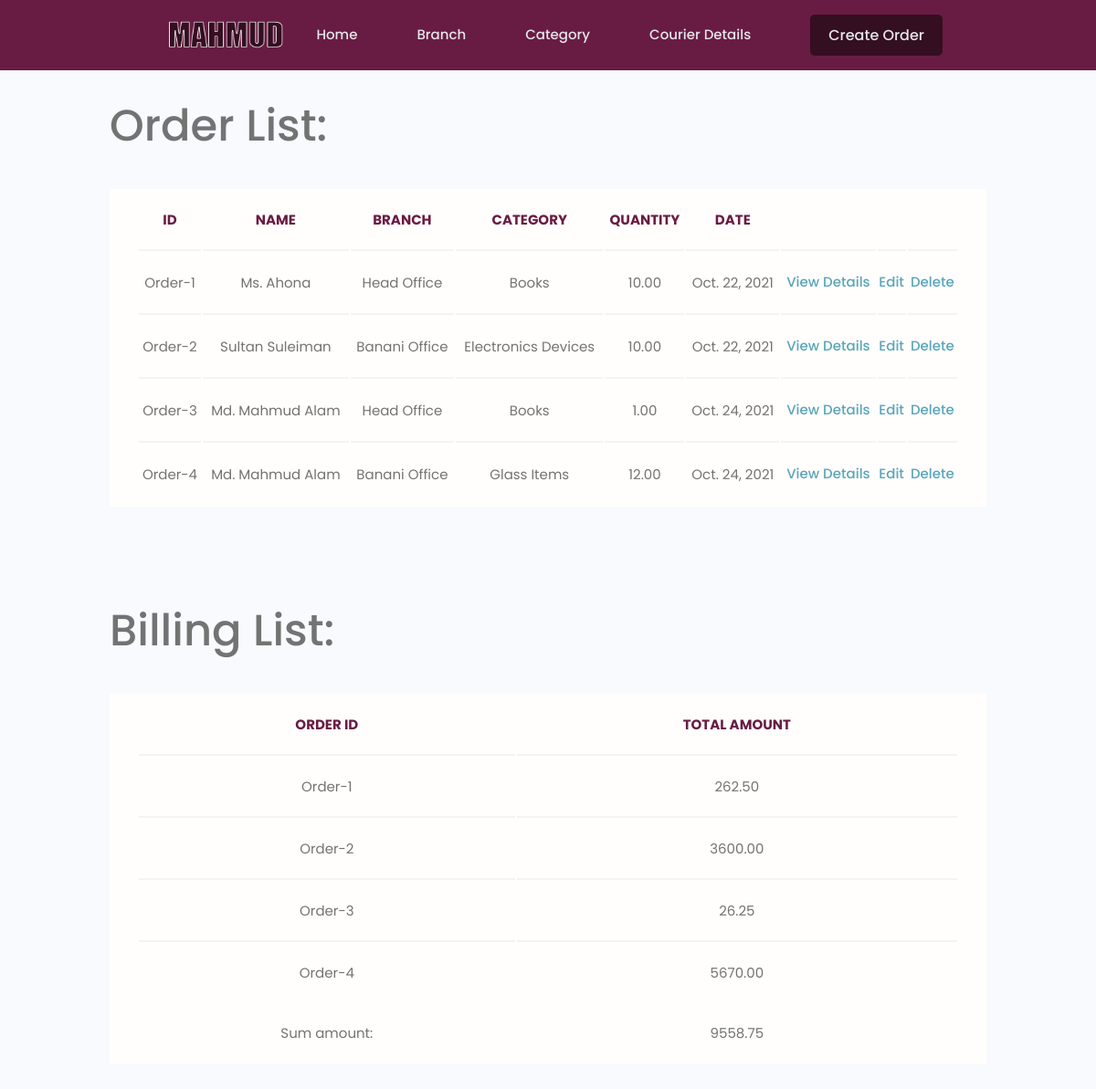
/courier-details/, run on an earlier commit of the app's database.
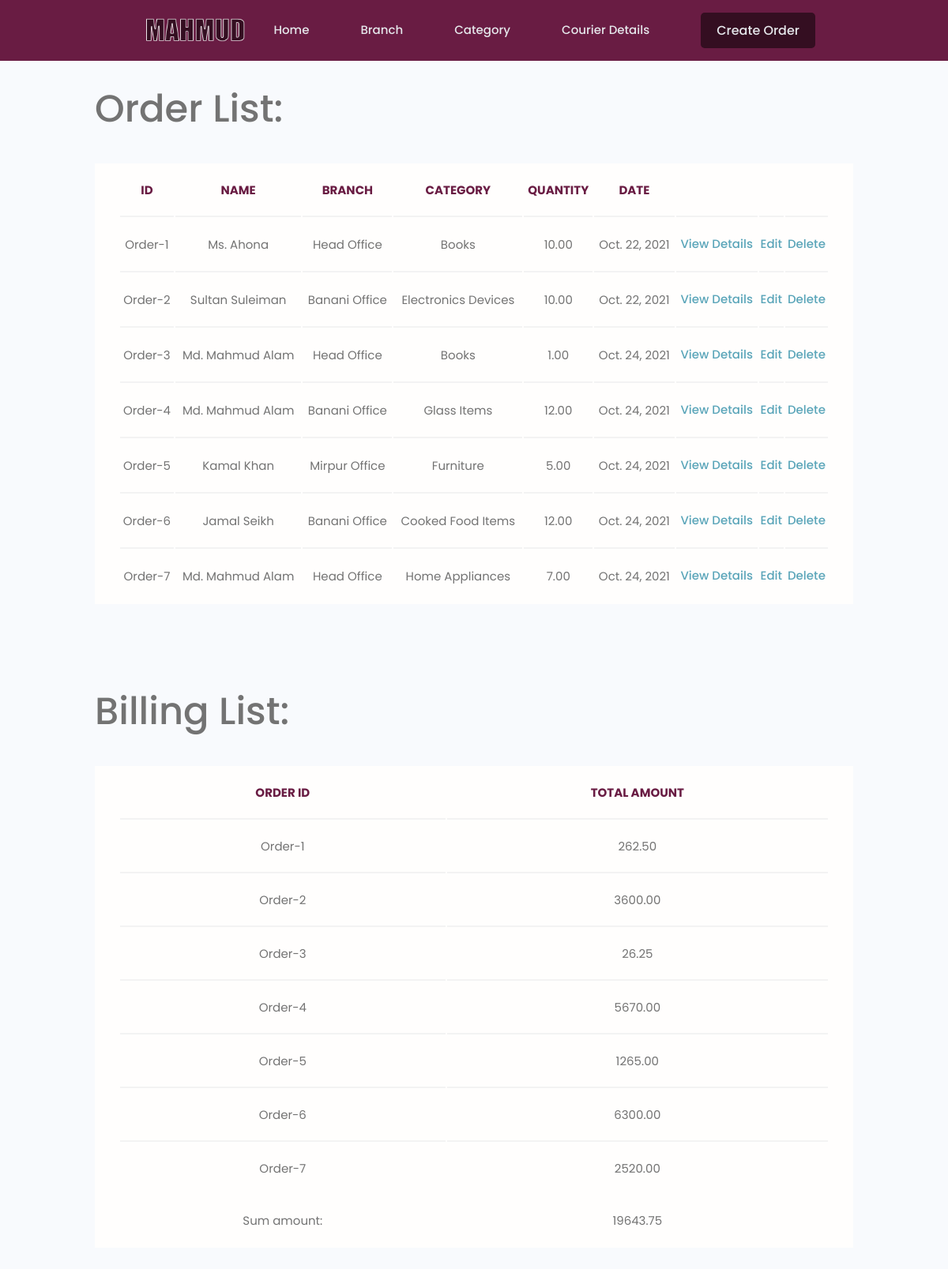
And on a later commit of the database.
### category/models.py (models this page shows, shortened)
class Order(models.Model):
    GENDER_TYPE = (
        ('male','male'),
        ('female','female'),
        ('others','others')
    )
    order_id = models.CharField(max_length=20, unique=True, primary_key=True, default='Order-')
    customer_name = models.CharField(max_length=200)
    customer_image = models.ImageField(null=True, blank=True, default='default.jpg')
    customer_phone = models.CharField(max_length=200, null=True,blank=True, default='+880')
    customer_address = models.TextField(null=True,blank=True)
    customer_gender = models.CharField(max_length=50,choices=GENDER_TYPE, null=True,blank=True)
    branch_name = models.ForeignKey(Branch, on_delete=models.CASCADE)
    category = models.ForeignKey(Category, on_delete=models.CASCADE)
    quantity = models.DecimalField(max_digits=10, decimal_places=2, default=1)
    order_date = models.DateField(("Date"), default=date.today)
    recipient_name = models.CharField(max_length=200)
    recipient_image = models.ImageField(null=True, blank=True, default='default.jpg')
    recipient_phone = models.CharField(max_length=200, null=True,blank=True, default='+880')
    recipient_address = models.TextField(null=True,blank=True)
    recipient_gender = models.CharField(max_length=50,choices=GENDER_TYPE, null=True,blank=True)
    delivery_date  = models.DateField(("Date"), default=date.today)
    created = models.DateTimeField(auto_now_add=True) #save time once when created
    updated = models.DateTimeField(auto_now=True) #save time every time when updated
    def __str__(self):
        return self.order_id

class Branch(models.Model):
    branch_id = models.UUIDField(default=uuid.uuid4, unique=True, primary_key=True, editable=False)
    branch_name = models.CharField(max_length=200, unique=True)
    branch_address = models.TextField(null=True,blank=True, unique=True)
    date_opened = models.DateField(null=True,blank=True)
    branch_revenue = models.DecimalField(max_digits=20, decimal_places=2, null=True,blank=True)
    def __str__(self):
        return self.branch_name

class Category(models.Model):
    category_id = models.UUIDField(default=uuid.uuid4, unique=True, primary_key=True, editable=False)
    category_name = models.CharField(max_length=200, unique=True)
    category_description = models.TextField(null=True,blank=True)
    category_image = models.ImageField(null=True, blank=True, default='default.jpg')
    category_quantity = models.DecimalField(max_digits=10, decimal_places=2, default=1)
    packaging_charge = models.DecimalField(max_digits=10, decimal_places=2)
    delivery_charge = models.DecimalField(max_digits=10, decimal_places=2)
    category_vat = models.DecimalField(max_digits=10, decimal_places=2, default=5)
    category_created = models.DateTimeField(auto_now_add=True)
    def __str__(self):
        return self.category_name

class Billing(models.Model):
    STATUS_TYPE = (
        ('Paid','Paid'),
        ('Unpaid','Unpaid'),
    )
    billing_id = models.UUIDField(default=uuid.uuid4, unique=True, primary_key=True,  editable=False)
    order_id = models.OneToOneField(Order, on_delete=models.CASCADE)
    total_amount = models.DecimalField(max_digits=10, decimal_places=2)
    status = models.CharField(max_length=50,choices=STATUS_TYPE, default='Unpaid')

### category/views.py (the view)
# urls.py: path('courier-details/', views.courierDetails, name='courier-details'),
def courierDetails(req):
    order = Order.objects.all()
    billing = Billing.objects.all()
    sumAmount=0
    for i in billing:
        sumAmount += i.total_amount
    context = {'order':order,'billing':billing, 'sumAmount':sumAmount}
    return render(req,'category/courier-details.html',context)

### category/templates/category/courier-details.html (shortened to what this page needs)
<!DOCTYPE html>
{% extends 'main.html' %}
    {% block content %}
    <div class="container top-padding">
        <h1>Order List:</h1>
        <table class="table">
            <thead class="table-title">
                <tr>
                    <th>ID</th>
                    <th>Name</th>
                    <th>Branch</th>
                    <th>Category</th>
                    <th>Quantity</th>
                    <th>Date</th>
                    <th></th>
                    <th></th>
                    <th></th>
                </tr>
            </thead>
            <tbody>
                {% for i in order %}
                <tr>
                    <td>{{i.order_id}}</td>
                    <td>{{i.customer_name}}</td>
                    <td>{{i.branch_name}}</td>
                    <td>{{i.category}}</td>
                    <td>{{i.quantity}}</td>
                    <td>{{i.order_date}}</td>
                    <td><a href="{% url 'view-order-details' i.order_id%}">View Details</a></td>
                    <td><a href="{% url 'update-order-form' i.order_id%}">Edit</a></td>
                    <td><a href="{% url 'delete-order-form' i.order_id%}">Delete</a></td>
                </tr>
                {%endfor%}
            </tbody>
        </table>
        <br><br>
        <h1>Billing List:</h1>
        <table class="table">
            <thead class="table-title">
                <tr>
                    <th>Order ID</th>
                    <th>Total Amount</th>
                </tr>
            </thead>
            <tbody>
                {% for i in billing %}
                <tr>
                    <td>{{i.order_id}}</td>
                    <td>{{i.total_amount}}</td>
                </tr>
                {%endfor%}
            </tbody>
            <tbody>
                <tr>
                    <td>Sum amount: </td>
                    <td>{{sumAmount}}</td>
                </tr>
            </tbody>
        </table>
    </div>
    {% endblock content %}

What changed in the data, as far as the page shows it:
added Order: order_id "Order-5", customer_name "Kamal Khan", branch_name "Mirpur Office", category "Furniture", quantity "5.00", order_date "Oct. 24, 2021"
added Order: order_id "Order-6", customer_name "Jamal Seikh", branch_name "Banani Office", category "Cooked Food Items", quantity "12.00", order_date "Oct. 24, 2021"
added Order: order_id "Order-7", customer_name "Md. Mahmud Alam", branch_name "Head Office", category "Home Appliances", quantity "7.00", order_date "Oct. 24, 2021"
added Billing: order_id "Order-5", total_amount "1265.00"
added Billing: order_id "Order-6", total_amount "6300.00"
added Billing: order_id "Order-7", total_amount "2520.00"
Also different on the page:
{{ sumAmount }}: "9558.75" → "19643.75"
